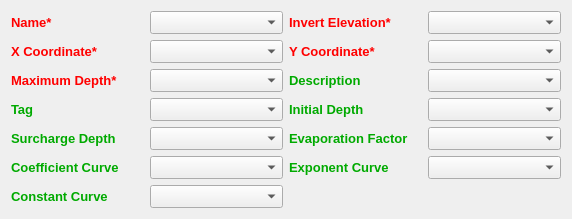
            <widget class="QWidget" name="scrollAreaWidgetContents_6">
             <property name="geometry">
              <rect>
               <x>0</x>
               <y>0</y>
               <width>572</width>
               <height>208</height>
              </rect>
             </property>
             <layout class="QGridLayout" name="gridLayout_7">
              <item row="9" column="1">
               <widget class="QComboBox" name="comboStorageTag">
                <property name="font">
                 <font>
                  <pointsize>10</pointsize>
                  <weight>50</weight>
                  <bold>false</bold>
                 </font>
                </property>
               </widget>
              </item>
              <item row="9" column="0">
               <widget class="QLabel" name="label_73">
                <property name="font">
                 <font>
                  <pointsize>10</pointsize>
                  <weight>75</weight>
                  <bold>true</bold>
                 </font>
                </property>
                <property name="styleSheet">
                 <string notr="true">color:rgb(0, 170, 0)</string>
                </property>
                <property name="text">
                 <string>Tag</string>
                </property>
               </widget>
              </item>
              <item row="9" column="2">
               <widget class="QLabel" name="label_74">
                <property name="font">
                 <font>
                  <pointsize>10</pointsize>
                  <weight>75</weight>
                  <bold>true</bold>
                 </font>
                </property>
                <property name="styleSheet">
                 <string notr="true">color:rgb(0, 170, 0)</string>
                </property>
                <property name="text">
                 <string>Initial Depth</string>
                </property>
               </widget>
              </item>
              <item row="11" column="0">
               <widget class="QLabel" name="label_75">
                <property name="font">
                 <font>
                  <pointsize>10</pointsize>
                  <weight>75</weight>
                  <bold>true</bold>
                 </font>
                </property>
                <property name="styleSheet">
                 <string notr="true">color:rgb(0, 170, 0)</string>
                </property>
                <property name="text">
                 <string>Surcharge Depth</string>
                </property>
               </widget>
              </item>
              <item row="9" column="3">
               <widget class="QComboBox" name="comboStorageInitialDepth">
                <property name="font">
                 <font>
                  <pointsize>10</pointsize>
                  <weight>50</weight>
                  <bold>false</bold>
                 </font>
                </property>
               </widget>
              </item>
              <item row="1" column="2">
               <widget class="QLabel" name="label_63">
                <property name="font">
                 <font>
                  <pointsize>10</pointsize>
                  <weight>75</weight>
                  <bold>true</bold>
                 </font>
                </property>
                <property name="styleSheet">
                 <string notr="true">color:rgb(255, 0, 0)</string>
                </property>
                <property name="text">
                 <string>Invert Elevation*</string>
                </property>
               </widget>
              </item>
              <item row="1" column="3">
               <widget class="QComboBox" name="comboStorageInvertElevation">
                <property name="font">
                 <font>
                  <pointsize>10</pointsize>
                  <weight>50</weight>
                  <bold>false</bold>
                 </font>
                </property>
               </widget>
              </item>
              <item row="1" column="1">
               <widget class="QComboBox" name="comboStorageName">
                <property name="font">
                 <font>
                  <pointsize>10</pointsize>
                  <weight>50</weight>
                  <bold>false</bold>
                 </font>
                </property>
               </widget>
              </item>
              <item row="3" column="2">
               <widget class="QLabel" name="label_65">
                <property name="font">
                 <font>
                  <pointsize>10</pointsize>
                  <weight>75</weight>
                  <bold>true</bold>
                 </font>
                </property>
                <property name="styleSheet">
                 <string notr="true">color:rgb(255, 0, 0)</string>
                </property>
                <property name="text">
                 <string>Y Coordinate*</string>
                </property>
               </widget>
              </item>
              <item row="3" column="3">
               <widget class="QComboBox" name="comboStorageY">
                <property name="font">
                 <font>
                  <pointsize>10</pointsize>
                  <weight>50</weight>
                  <bold>false</bold>
                 </font>
                </property>
               </widget>
              </item>
              <item row="3" column="1">
               <widget class="QComboBox" name="comboStorageX">
                <property name="font">
                 <font>
                  <pointsize>10</pointsize>
                  <weight>50</weight>
                  <bold>false</bold>
                 </font>
                </property>
               </widget>
              </item>
              <item row="3" column="0">
               <widget class="QLabel" name="label_69">
                <property name="font">
                 <font>
                  <pointsize>10</pointsize>
                  <weight>75</weight>
                  <bold>true</bold>
                 </font>
                </property>
                <property name="styleSheet">
                 <string notr="true">color:rgb(255, 0, 0)</string>
                </property>
                <property name="text">
                 <string>X Coordinate*</string>
                </property>
               </widget>
              </item>
              <item row="5" column="0">
               <widget class="QLabel" name="label_67">
                <property name="font">
                 <font>
                  <pointsize>10</pointsize>
                  <weight>75</weight>
                  <bold>true</bold>
                 </font>
                </property>
                <property name="styleSheet">
                 <string notr="true">color:rgb(255, 0, 0)</string>
                </property>
                <property name="text">
                 <string>Maximum Depth*</string>
                </property>
               </widget>
              </item>
              <item row="5" column="1">
               <widget class="QComboBox" name="comboStorageMaxDepth">
                <property name="font">
                 <font>
                  <pointsize>10</pointsize>
                  <weight>50</weight>
                  <bold>false</bold>
                 </font>
                </property>
               </widget>
              </item>
              <item row="1" column="0">
               <widget class="QLabel" name="label_72">
                <property name="font">
                 <font>
                  <pointsize>10</pointsize>
                  <weight>75</weight>
                  <bold>true</bold>
                 </font>
                </property>
                <property name="styleSheet">
                 <string notr="true">color:rgb(255, 0, 0)</string>
                </property>
                <property name="text">
                 <string>Name*</string>
                </property>
               </widget>
              </item>
              <item row="11" column="1">
               <widget class="QComboBox" name="comboStorageSurchargeDepth">
                <property name="font">
                 <font>
                  <pointsize>10</pointsize>
                  <weight>50</weight>
                  <bold>false</bold>
                 </font>
                </property>
               </widget>
              </item>
              <item row="11" column="2">
               <widget class="QLabel" name="label_76">
                <property name="font">
                 <font>
                  <pointsize>10</pointsize>
                  <weight>75</weight>
                  <bold>true</bold>
                 </font>
                </property>
                <property name="styleSheet">
                 <string notr="true">color:rgb(0, 170, 0)</string>
                </property>
                <property name="text">
                 <string>Evaporation Factor</string>
                </property>
               </widget>
              </item>
              <item row="11" column="3">
               <widget class="QComboBox" name="comboStorageEvaporation">
                <property name="font">
                 <font>
                  <pointsize>10</pointsize>
                  <weight>50</weight>
                  <bold>false</bold>
                 </font>
                </property>
               </widget>
              </item>
              <item row="12" column="1">
               <widget class="QComboBox" name="comboStorageCoefficientCurve">
                <property name="font">
                 <font>
                  <pointsize>10</pointsize>
                  <weight>50</weight>
                  <bold>false</bold>
                 </font>
                </property>
               </widget>
              </item>
              <item row="12" column="0">
               <widget class="QLabel" name="label_77">
                <property name="font">
                 <font>
                  <pointsize>10</pointsize>
                  <weight>75</weight>
                  <bold>true</bold>
                 </font>
                </property>
                <property name="styleSheet">
                 <string notr="true">color:rgb(0, 170, 0)</string>
                </property>
                <property name="text">
                 <string>Coefficient Curve</string>
                </property>
               </widget>
              </item>
              <item row="12" column="2">
               <widget class="QLabel" name="label_78">
                <property name="font">
                 <font>
                  <pointsize>10</pointsize>
                  <weight>75</weight>
                  <bold>true</bold>
                 </font>
                </property>
                <property name="styleSheet">
                 <string notr="true">color:rgb(0, 170, 0)</string>
                </property>
                <property name="text">
                 <string>Exponent Curve</string>
                </property>
               </widget>
              </item>
              <item row="12" column="3">
               <widget class="QComboBox" name="comboStorageExponentCurve">
                <property name="font">
                 <font>
                  <pointsize>10</pointsize>
                  <weight>50</weight>
                  <bold>false</bold>
                 </font>
                </property>
               </widget>
              </item>
              <item row="15" column="0">
               <widget class="QLabel" name="label_79">
                <property name="font">
                 <font>
                  <pointsize>10</pointsize>
                  <weight>75</weight>
                  <bold>true</bold>
                 </font>
                </property>
                <property name="styleSheet">
                 <string notr="true">color:rgb(0, 170, 0)</string>
                </property>
                <property name="text">
                 <string>Constant Curve</string>
                </property>
               </widget>
              </item>
              <item row="15" column="1">
               <widget class="QComboBox" name="comboStorageConstantCurve">
                <property name="font">
                 <font>
                  <pointsize>10</pointsize>
                  <weight>50</weight>
                  <bold>false</bold>
                 </font>
                </property>
               </widget>
              </item>
              <item row="5" column="2">
               <widget class="QLabel" name="label_66">
                <property name="font">
                 <font>
                  <pointsize>10</pointsize>
                  <weight>75</weight>
                  <bold>true</bold>
                 </font>
                </property>
                <property name="styleSheet">
                 <string notr="true">color:rgb(0, 170, 0)</string>
                </property>
                <property name="text">
                 <string>Description</string>
                </property>
               </widget>
              </item>
              <item row="5" column="3">
               <widget class="QComboBox" name="comboStorageDescription">
                <property name="font">
                 <font>
                  <pointsize>10</pointsize>
                  <weight>50</weight>
                  <bold>false</bold>
                 </font>
                </property>
               </widget>
              </item>
             </layout>
            </widget>
